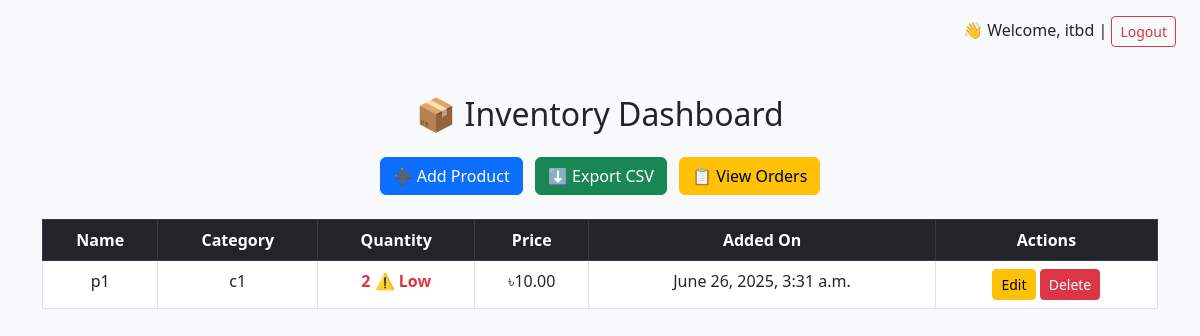
Before: / (signed in) with the older database file.
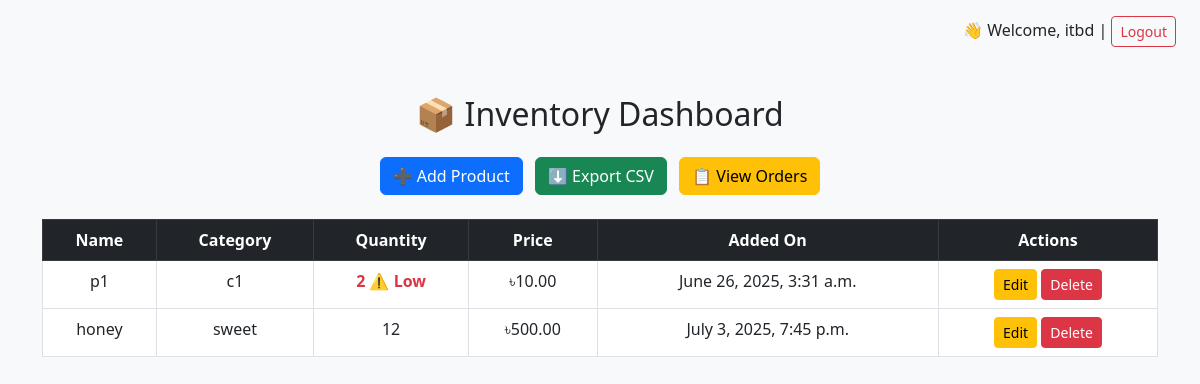
After: the same page with the newer database file.
### inventory/models.py (models this page shows, shortened)
class Product(models.Model):
    name = models.CharField(max_length=100)
    category = models.CharField(max_length=50)
    quantity = models.PositiveIntegerField()
    price = models.DecimalField(max_digits=10, decimal_places=2)
    added_on = models.DateTimeField(auto_now_add=True)

### inventory/views.py (the view)
# urls.py: path('', views.product_list, name='product_list'),
@login_required
def product_list(request):
    products = Product.objects.all()
    context = {
        'products': products,
        'is_admin': request.user.is_staff or request.user.is_superuser
    }
    return render(request, 'inventory/product_list.html', context)

### inventory/templates/inventory/product_list.html (shortened to what this page needs)
<!DOCTYPE html>
<html lang="en">
<head>
    <link href="https://cdn.jsdelivr.net/npm/bootstrap@5.3.0/dist/css/bootstrap.min.css" rel="stylesheet">
</head>
<body class="bg-light">
<div class="text-end me-4 mt-3">
    {% if user.is_authenticated %}
        👋 Welcome, {{ user.username }} |
        <a href="{% url 'logout' %}" class="btn btn-outline-danger btn-sm">Logout</a>
    {% else %}
        <a href="{% url 'login' %}" class="btn btn-outline-primary btn-sm">Login</a>
    {% endif %}
</div>
<div class="container mt-5">
    <h2 class="text-center mb-4">📦 Inventory Dashboard</h2>
    {% if is_admin %}
    <div class="text-center mb-4">
        <a href="{% url 'add_product' %}" class="btn btn-primary me-2">➕ Add Product</a>
        <a href="{% url 'export_csv' %}" class="btn btn-success me-2">⬇️ Export CSV</a>
        <a href="{% url 'admin_order_list' %}" class="btn btn-warning">📋 View Orders</a>
    </div>
    {% endif %}
    <table class="table table-bordered table-hover">
        <thead class="table-dark text-center">
            <tr>
                <th>Name</th>
                <th>Category</th>
                <th>Quantity</th>
                <th>Price</th>
                <th>Added On</th>
                <th>Actions</th>
            </tr>
        </thead>
        <tbody class="text-center">
            {% for product in products %}
            <tr>
                <td>{{ product.name }}</td>
                <td>{{ product.category }}</td>
                <td class="{% if product.quantity < 5 %}text-danger fw-bold{% endif %}">
                    {{ product.quantity }}
                    {% if product.quantity < 5 %}⚠️ Low{% endif %}
                </td>
                <td>৳{{ product.price }}</td>
                <td>{{ product.added_on }}</td>
                <td>
                    {% if is_admin %}
                        <a href="{% url 'edit_product' product.id %}" class="btn btn-sm btn-warning">Edit</a>
                        <a href="{% url 'delete_product' product.id %}" class="btn btn-sm btn-danger"
                           onclick="return confirm('Are you sure?');">Delete</a>
                    {% endif %}
                </td>
            </tr>
            {% endfor %}
        </tbody>
    </table>
</div>
</body>
</html>

Changed rows visible on the page:
added Product: name "honey", category "sweet", quantity "12", price "500.00", added_on "July 3, 2025, 7:45 p.m."
